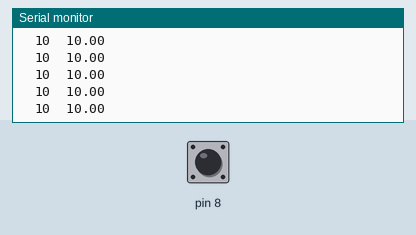
Recording of a sketch running on a simulated Arduino Uno, built with avr-gcc and run on an emulated ATmega328P. Parts: the last lines printed to the serial monitor. Inputs (shaded band) come from the test bench; at power-on: pin 8 HIGH.

Above: at 1.2 s.
1.3 s: pin 8 pulled LOW for 0.15 s
At 2.0 s:
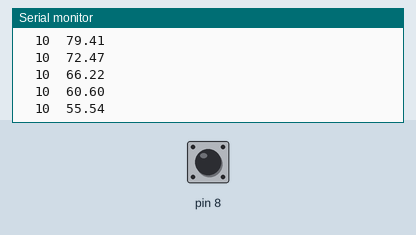
2.9 s: pin 8 pulled LOW for 0.15 s
6.0 s: pin 8 pulled LOW for 1 s
10.0 s: pin 8 pulled LOW for 0.15 s
13.1 s: pin 8 pulled LOW for 0.15 s
19.2 s: pin 8 pulled LOW for 3.2 s
At 20.3 s:
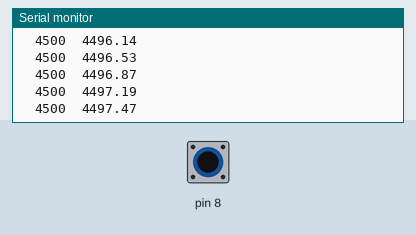
Timing chart, 0 to 22.2 s (numbered marks = the images above; inputs shaded):
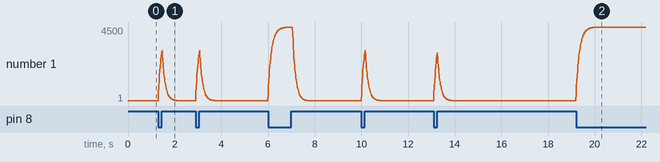

The sketch:

W10-touch_demo_EMA.ino
```cpp
#include <CapacitiveSensor.h>

/*
 * CapitiveSense Library Demo Sketch
 * Paul Badger 2008
 * Uses a high value resistor e.g. 10M between send pin and receive pin
 * Resistor effects sensitivity, experiment with values, 50K - 50M. Larger resistor values yield larger sensor values.
 * Receive pin is the sensor pin - try different amounts of foil/metal on this pin
 */

CapacitiveSensor   cs_9_8 = CapacitiveSensor(9,8); // 1M resistor between pins 9 & 8
float EMA;
float EMA_constant = 0.1;

void setup()
{
   cs_9_8.set_CS_AutocaL_Millis(0xFFFFFFFF);  // turn off autocalibrate on channel 1 - just as an example
   Serial.begin(9600);
}

void loop()
{
    long start = millis();
    long total1 =  cs_9_8.capacitiveSensor(30);

    EMA = (total1*EMA_constant) + ((1.0-EMA_constant)*EMA);

    //Serial.print(millis() - start);        // check on performance in milliseconds
    Serial.print("\t");                    // tab character for debug windown spacing
    Serial.print(total1);                  // print sensor output 1
    Serial.print("\t");                    // tab character for debug windown spacing
    Serial.print(EMA);

    Serial.println();
    delay(10);                             // arbitrary delay to limit data to serial port
}
```

Measured:
- after the input at 1.3 s, the serial monitor: prints a new line at once (image 1)
- after the input at 19.2 s, the serial monitor: prints a new line at once (image 2)
- plotted number 1: 10 → 10.04 after the input at 1.3 s
